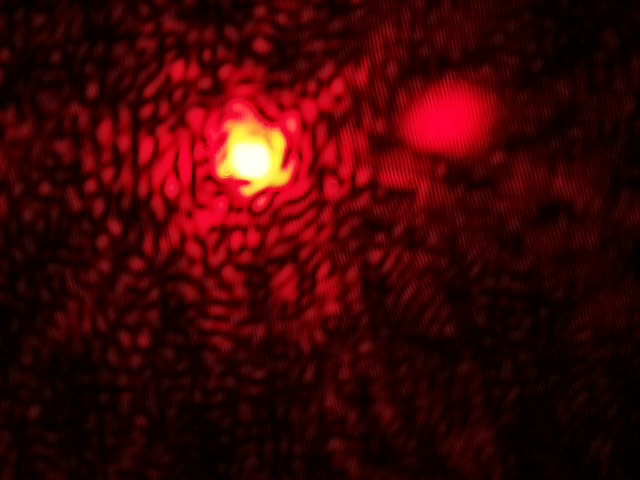
#> input picture SpatialCoherence/632_8nm_youngs.jpg, 640 x 480 px, found by its file name
$ python spatial.py
#> lines starting #> are read from the running program, lines starting #| are printed output that depends on the picture
import numpy as np
from PIL import Image
from matplotlib.patches import Rectangle
import matplotlib.pyplot as plt

file_path = "./SpatialCoherence/632_8nm_youngs.jpg"

temp_image = Image.open(file_path).convert('L')  # Convert to grayscale
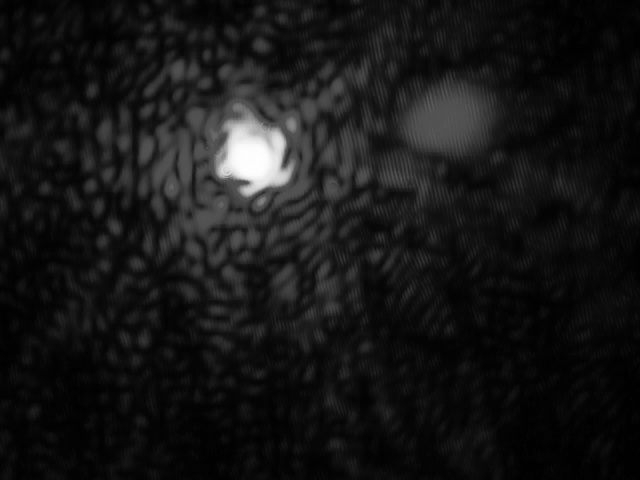
#> temp_image: PIL image 640x480 L; min 0, max 254, mean 22.2
image = np.array(temp_image)

# [4 lines of commented-out code are left out]

interference = image[15:216, 340:550]
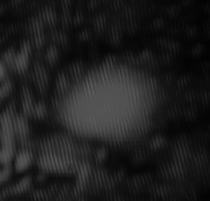
#> interference: shape (201, 210); min 2, max 94, mean 30.4
# plt.imshow(interference, cmap='gray')
# plt.title("Interference Pattern Region")
# plt.axis('off')
# plt.show()
# plt.savefig("./SpatialCoherence/interference_zone.png", dpi=600)

# fig, ax = plt.subplots(1, 2, figsize=(12, 6))
# # Original image with rectangle
# ax[0].imshow(image, cmap='gray')
# ax[0].add_patch(Rectangle((340, 15), 210, 201, edgecolor='white', facecolor='none', linewidth=1))
# ax[0].set_title("Original Image with Interference Zone")
# ax[0].axis('off')

# # Interference pattern region
# ax[1].imshow(interference, cmap='gray')
# ax[1].set_title("Interference Pattern Region")
# ax[1].axis('off')

# plt.tight_layout()
# plt.savefig("./SpatialCoherence/interference_pattern_region.png", dpi=600)

strip = interference[145, :]
#> strip = 210 values, max 72 at index 6, min 10 at index 208, mean 33.2
plt.plot(strip, color='black')
plt.title("Intensity Profile at y=145")
plt.xlabel("x")
plt.ylabel("Intensity")
# for x in [45, 49, 53, 57]:
#     plt.axvline(x=x, color='red', linestyle='--', linewidth=0.8)
# plt.show()
plt.savefig("./SpatialCoherence/slice_plot.png", dpi=600)
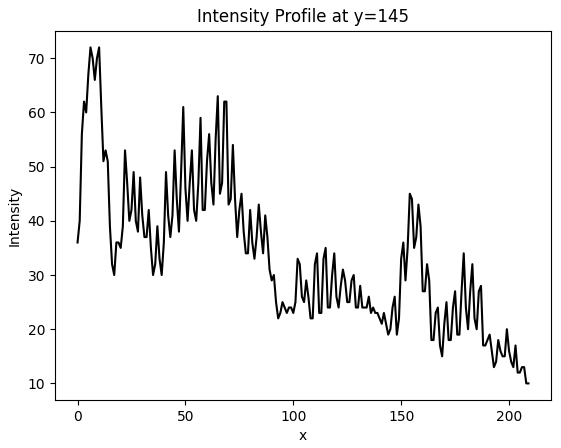
#> figure drawn by matplotlib, 1 panel; curve peaks at x = 6, y = 72

data_points = strip
#> data_points has the same summary as strip
normalized_data = (data_points - np.min(data_points)) / (np.max(data_points) - np.min(data_points))
#> normalized_data = 210 values, max 1 at index 6, min 0 at index 208, mean 0.374
print(data_points.shape)
#| (210,)


# [10 lines of commented-out code are left out]
